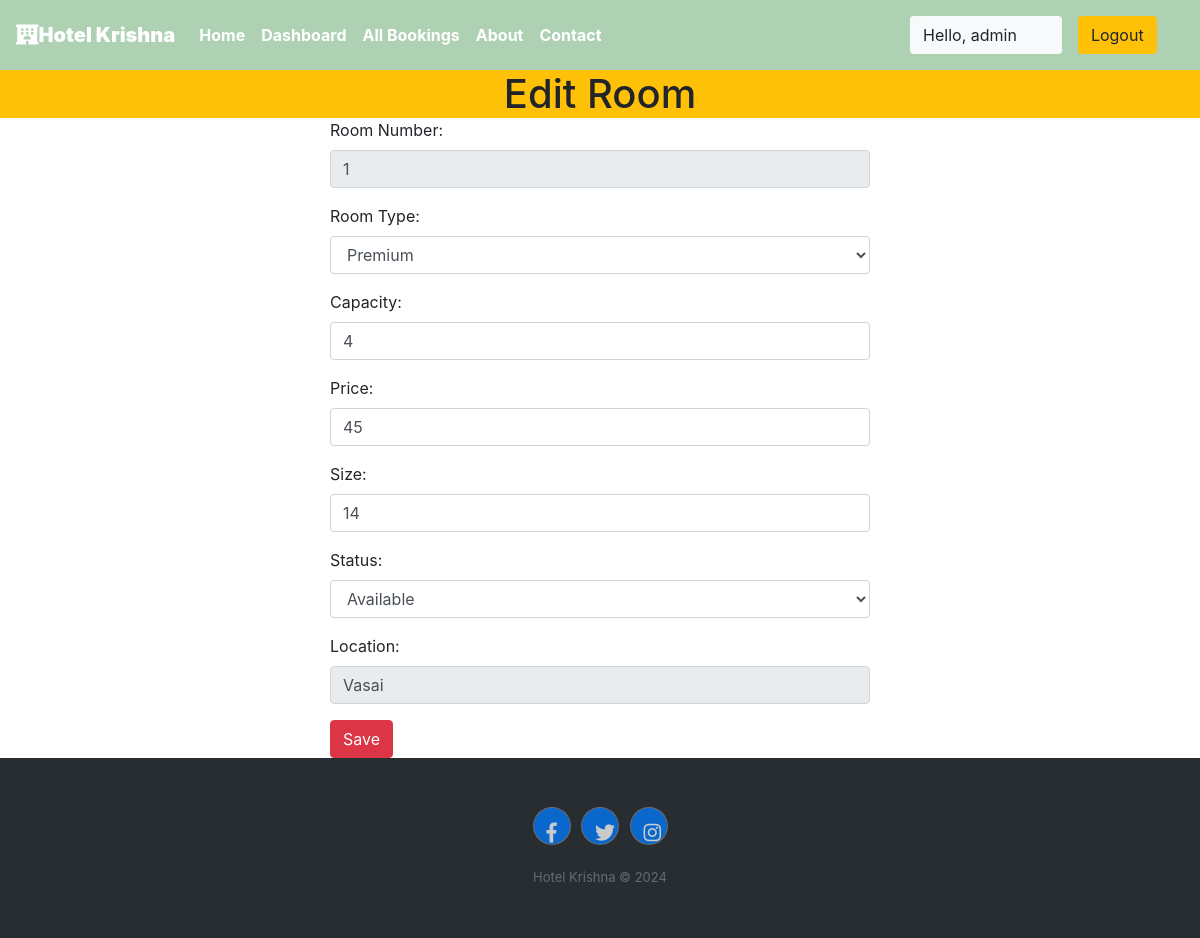
Screenshot of /staff/panel/edit-room?roomid=1 (signed in) with the database file from the repository.
### krishna/models.py (models this page shows, shortened)
class Rooms(models.Model):
    ROOM_STATUS = (
    ("1", "available"),
    ("2", "not available"),
    )
    ROOM_TYPE = (
    ("1", "premium"),
    ("2", "deluxe"),
    ("3","basic"),
    )
    room_type = models.CharField(max_length=50,choices = ROOM_TYPE)
    capacity = models.IntegerField()
    price = models.IntegerField()
    size = models.IntegerField()
    hotel = models.ForeignKey(Hotels, on_delete = models.CASCADE)
    status = models.CharField(choices =ROOM_STATUS,max_length = 15)
    roomnumber = models.IntegerField()

class Hotels(models.Model):
    name = models.CharField(max_length=30,default="krishna")
    owner = models.CharField(max_length=20)
    location = models.CharField(max_length=50)
    state = models.CharField(max_length=50,default="maharashtra")
    country = models.CharField(max_length=50,default="india")

### krishna/views.py (the view)
# urls.py: path('staff/panel/edit-room', views.edit_room),
@login_required(login_url='/staff')
def edit_room(request):
    if request.user.is_staff == False:
        return HttpResponse('Access Denied')
    if request.method == 'POST' and request.user.is_staff:
        print(request.POST)
        old_room = Rooms.objects.all().get(id= int(request.POST['roomid']))
        hotel = Hotels.objects.all().get(id=int(request.POST['hotel']))
        old_room.room_type  = request.POST['roomtype']
        old_room.capacity   =int(request.POST['capacity'])
        old_room.price      = int(request.POST['price'])
        old_room.size       = int(request.POST['size'])
        old_room.hotel      = hotel
        old_room.status     = request.POST['status']
        old_room.room_number=int(request.POST['roomnumber'])
        old_room.save()
        messages.success(request,"Room Details Updated Successfully")
        return redirect('staffpanel')
    else:
        room_id = request.GET['roomid']
        room = Rooms.objects.all().get(id=room_id)
        response = render(request,'staff/editroom.html',{'room':room})
        return HttpResponse(response)

### templates/staff/editroom.html (shortened to what this page needs)
{% extends 'basic.html' %}
{% block body %}
<h1 class="text-center bg-warning my-0">Edit Room</h1>
    <div class="container">
        <div class="row">
            <div class="col-md-6 col-lg-6 col-xlg-6 col-sm-12 mx-auto">
                <form action="/staff/panel/edit-room/edit" method="POST">
                    <div class="form-group">
                        <label for="pwd">Room Number:</label>
                        <input type="number" class="form-control" id="roomnumber" name="roomnumber" value="{{room.roomnumber}}" disabled>
                    </div>
                    <div class="form-group">
                        <label for="email">Room Type:</label>
                        <select class="form-control" name="roomtype" id="roomtype">
                            <option  value=1>Premium</option>
                        </select>
                    </div>
                    <div class="form-group">
                        <label for="pwd">Capacity:</label>
                        <input type="number" class="form-control " id="capacity" name="capacity" value="{{room.capacity}}">
                    </div>
                    <div class="form-group">
                        <label for="pwd">Price:</label>
                        <input type="mumber" class="form-control " id="price" name="price" value="{{room.price}}">
                    </div>
                    <div class="form-group">
                        <label for="pwd">Size:</label>
                        <input type="number" class="form-control " id="size" name="size" value="{{room.size}}">
                    </div>
                    <div class="form-group">
                        <label for="pwd">Status:</label>
                        <select class="form-control" name="status" id="status">
                            <option value="1">Available</option>
                        </select>
                    </div>
                    <div class="form-group">
                        <label for="pwd">Location:</label>
                        <input type="text" class="form-control " id="hotel" name="hotel" value="{{room.hotel.location}}" disabled>
                    </div>
                    <button type="submit" class="btn btn-danger">Save</button>
                </form>
            </div>
        </div>
    </div>
{% endblock body %}

### templates/basic.html (shortened to what this page needs)
{% load static %}
<!DOCTYPE html>
<!DOCTYPE html>
<html lang="en">
<head>
    <link rel="stylesheet" href="https://use.fontawesome.com/releases/v5.7.0/css/all.css">
    <link rel="stylesheet" href="https://maxcdn.bootstrapcdn.com/bootstrap/4.5.0/css/bootstrap.min.css" >
</head>
<body>
    <div class="container-fluid px-0">
        <nav class="navbar navbar-expand-lg navbar-dark font-weight-bold" style="background-color:#aed1b4">
            <a class="navbar-brand text-bold bg-black " href="/"><i class="fas fa-hotel text-"></i><b>Hotel Krishna</b></a>
            <div class="collapse navbar-collapse " id="navbarSupportedContent">
                <ul class="navbar-nav mr-auto ">
                    <li class="nav-item active">
                        <a class="nav-link text-bold " href="/home"> Home</a>
                    </li>
                    {% if user.is_staff %}
                    <li class="nav-item active">
                        <a class="nav-link text-bold" href="/staff/panel">Dashboard </a>
                    </li>
                    {% elif user.is_staff == False and user.is_authenticated %}
                    <li class="nav-item active">
                            <a class="nav-link text-bold" href="/user/bookings">My Bookings </a>
                        </li>
                    {% endif %}
                    {% if user.is_staff %}
                    <li class="nav-item active">
                            <a class="nav-link text-bold" href="/staff/allbookings">All Bookings </a>
                        </li>
                    {% endif %}
                    <li class="nav-item active">
                        <a class="nav-link text-bold" href="/about">About</a>
                    </li>
                    <li class="nav-item active">
                        <a class="nav-link text-bold" href="/contact">Contact </a>
                    </li>
                </ul>
                {% if user.is_authenticated %}
                      <button class="btn btn-group bg-light" data-toggle="modal" data-target="#forlogin">
                       Hello, {{request.user}}
                       <a href="/logout" class="nav-link">
                    <button class="btn btn-group bg-warning" data-toggle="modal" data-target="#forlogin">
                        Logout
                    </button></a>&nbsp; &nbsp;
                    </button>
                {% endif %}
            </div>
        </nav>
    </div>
    {% block body %}
    {% endblock body %}
    <div class="footer-dark">
        <footer>
            <div class="container">
                <div class="row">
                    <div class="col item social">
                        <a class="btn btn-square btn-primary mx-1" href=""><i class="fab fa-facebook-f"></i></a>
                        <a class="btn btn-square btn-primary mx-1" href=""><i class="fab fa-twitter"></i></a>
                        <a class="btn btn-square btn-primary mx-1" href=""><i class="fab fa-instagram"></i></a>
                    </div>
                </div>
                <p class="copyright">Hotel Krishna © 2024</p>
            </div>
        </footer>
    </div>
</body>
</html>

### templates/staff/editroom.html (style rules this page uses)
body { min-height: 100vh; }

### templates/basic.html (style rules this page uses)
a { text-decoration: none; }
.footer-dark { padding:50px 0; color:#f0f9ff; background-color:#282d32; }
.footer-dark .item.social { text-align:center; }
.footer-dark .item.social > a { font-size:20px; width:36px; height:36px; line-height:36px; display:inline-block; text-align:center; border-radius:50%; box-shadow:0 0 0 1px rgba(255,255,255,0.4); margin:0 8px; color:#fff; opacity:0.75; }
.footer-dark .copyright { text-align:center; padding-top:24px; opacity:0.3; font-size:13px; margin-bottom:0; }

### rows the page displays
Rooms: roomnumber "1", capacity "4", price "45", size "14", hotel "Vasai"

### other values shown
{{ request.user }} "admin"
